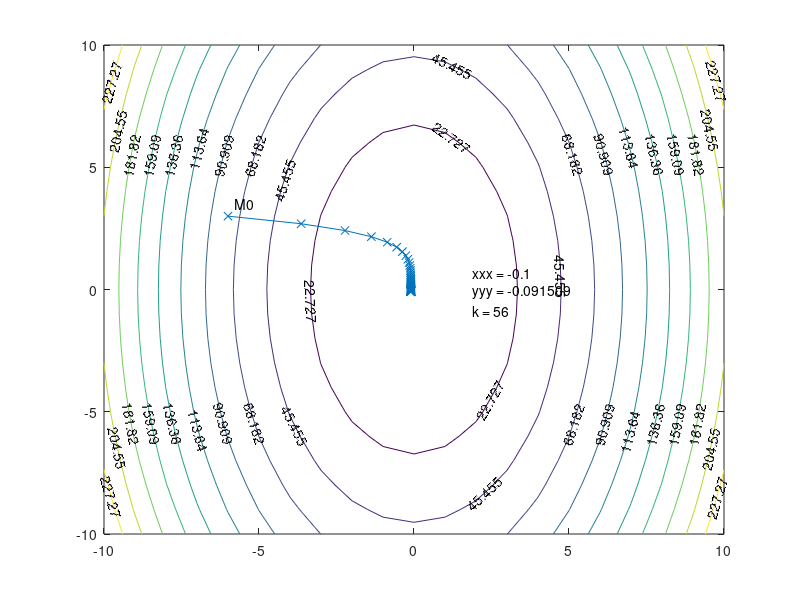
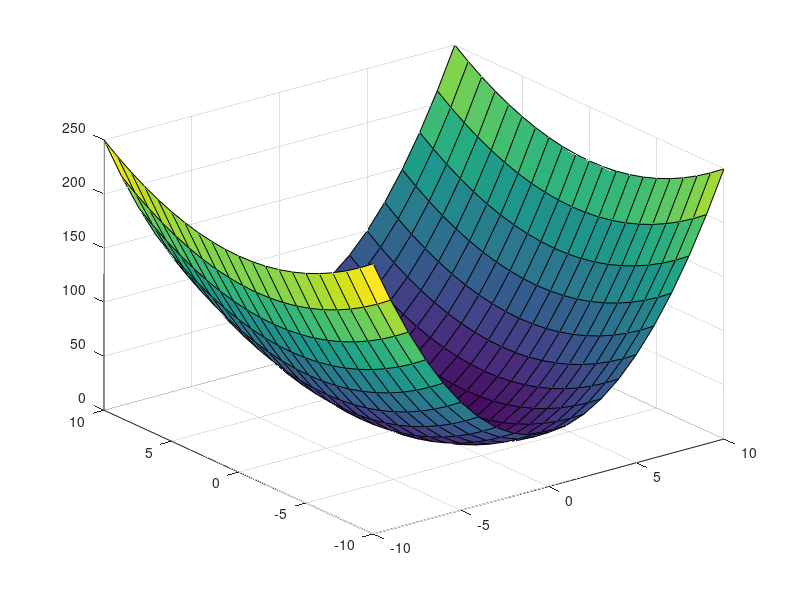

The MATLAB source for these figures, in order:
function [] = quadratic()

const = 500;
h = 0.1;
d = 0.01;

a1 = 2;
b1 = 0.5;

xxx = -6;
yyy = 3;

xxxt = [xxx];
yyyt = [yyy];


k = 1;
kmax = const;
i = 2;

while k < kmax 

DZ_DX1 = a1*2*(xxx+h); 
DZ_DY1 = b1*2*(yyy+h);

xxx = xxx - h*(DZ_DX1);
yyy = yyy - h*(DZ_DY1);



xxxt(i) = xxx;
yyyt(i) = yyy;

if sqrt(DZ_DX1^2 + DZ_DY1^2) <= d; 
	break;
end

i = i + 1;
k = k + 1;

end

xx = -10:1:10;
yy = -10:1:10;

[X, Y] = meshgrid(xx, yy); 
Z=a1*X.^2+b1*Y.^2; 
figure
[C, h] = contour(X, Y, Z);
clabel(C, h);
hold on;

plot(xxxt, yyyt, '-x');  
text(xxxt(1) + 0.2, yyyt(1) + 0.5, 'M0'); 
text(xxx + 2, yyy, ...
strvcat(['xxx = ' (num2str(xxx))], ...
        ['yyy = ' (num2str(yyy))], ...
        ['k = '  (num2str(k))]));
figure;
surf(X,Y,Z);


end